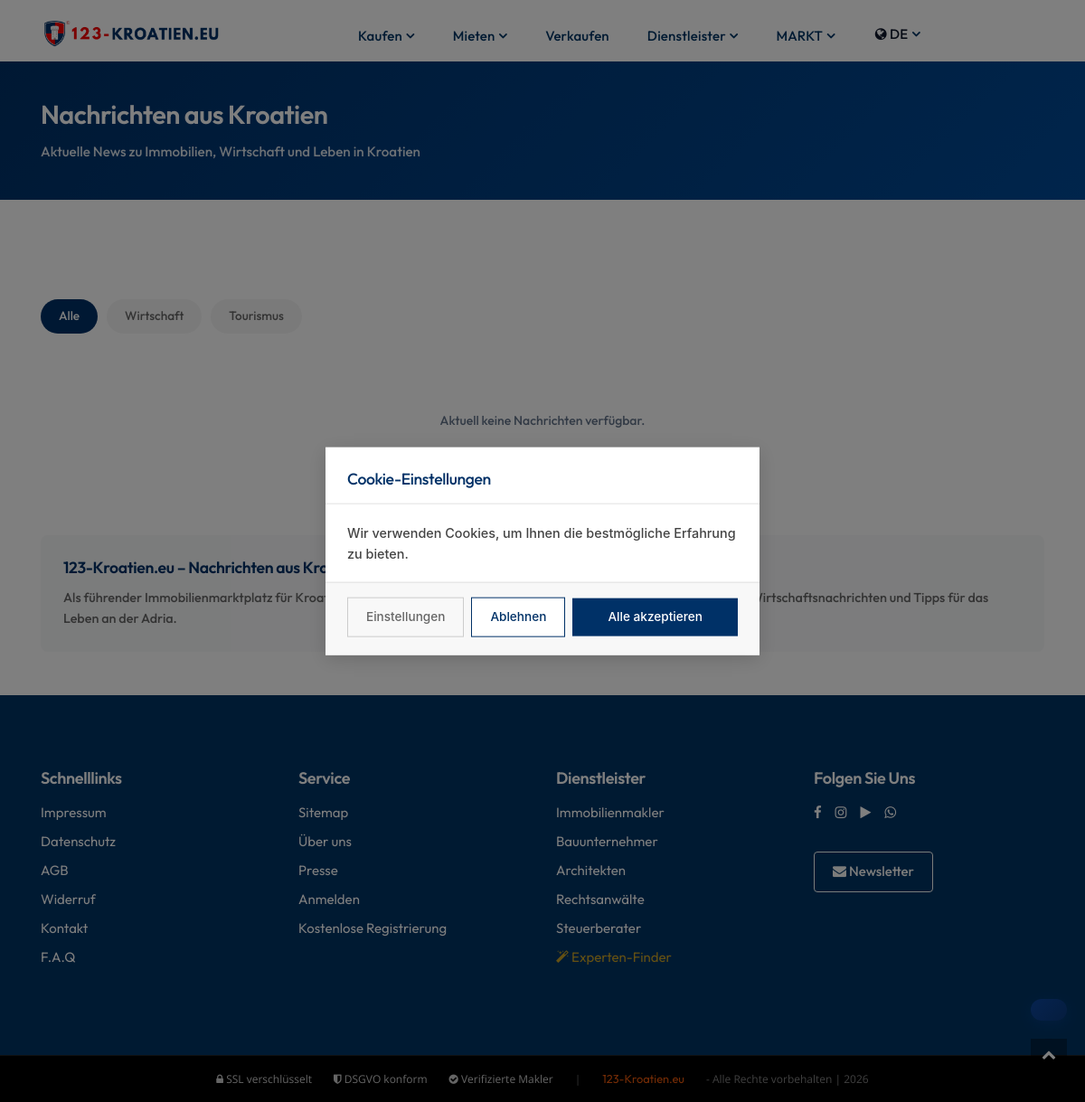
/ge/kroatien/nachrichten/, run on an earlier commit of the app's database.
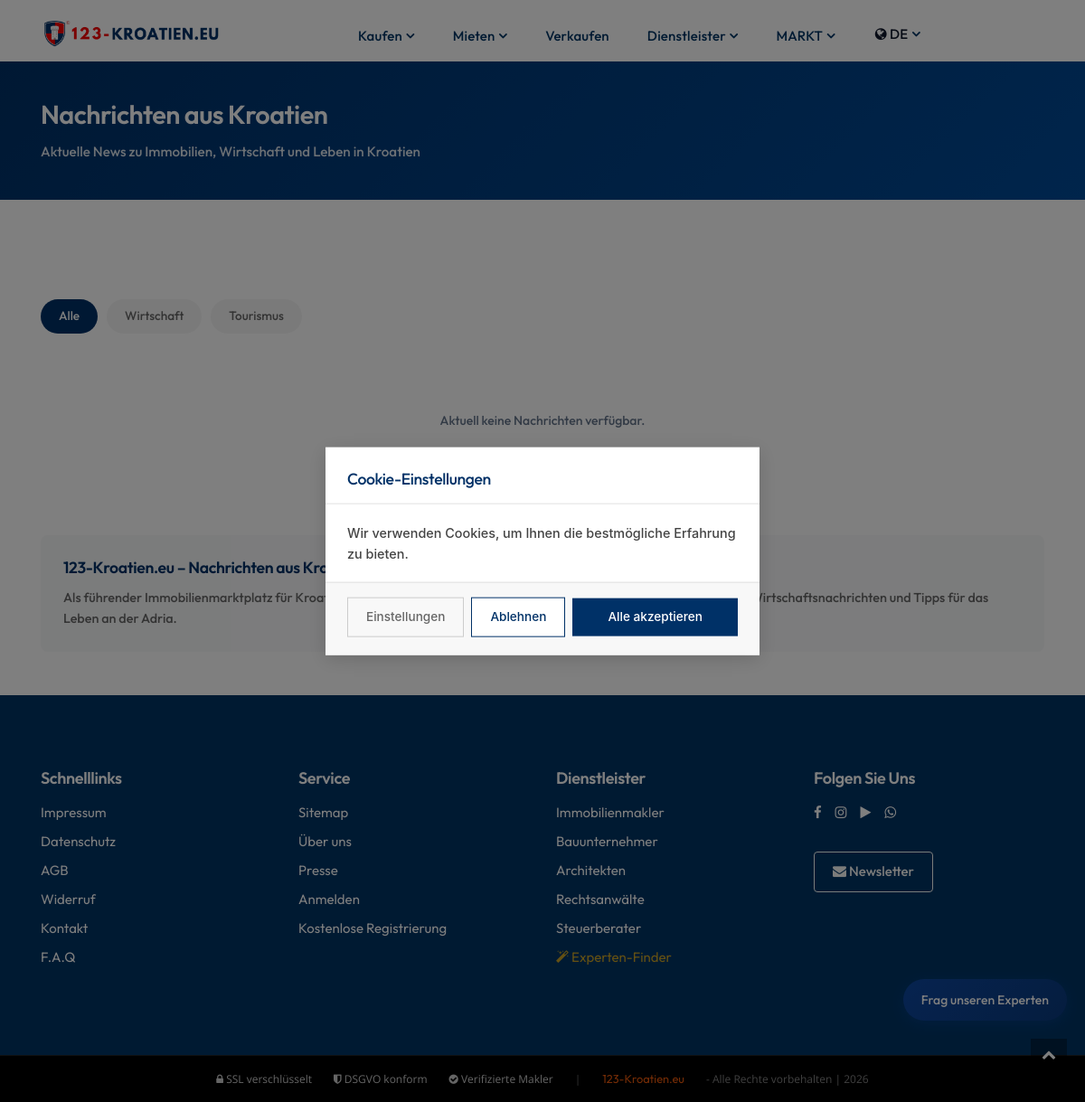
And on a later commit of the database.
### pages/models.py (models this page shows)
class Translation(models.Model):
    PAGES = (
        ('home', 'home'),
        ('about', 'about'),
        ('listings', 'listings'),
        ('property details', 'property details'),
        ('blog', 'blog'),
        ('blog details', 'blog details'),
        ('contact', 'contact'),
        ('privacy', 'privacy'),
        ('navbar', 'navbar'),
        ('add-property', 'add-property'),
        ('profile', 'profile'),
        ('footer', 'footer'),
        ('login', 'login'),
        ('signup', 'signup'),
        ('faq', 'faq'),
        ('forget-password', 'forget-password'),
        ('reset-password', 'reset-password')
    )
    name = models.CharField(max_length=255, unique=True)
    page = models.CharField(max_length=50, choices=PAGES)
    english_content = models.TextField(blank=True)
    german_content = models.TextField(blank=True)
    french_content = models.TextField(blank=True)
    greek_content = models.TextField(blank=True)
    croatian_content = models.TextField(blank=True)
    polish_content = models.TextField(blank=True)
    czech_content = models.TextField(blank=True)
    russian_content = models.TextField(blank=True)
    swedish_content = models.TextField(blank=True)
    norway_content = models.TextField(blank=True)
    slovak_content = models.TextField(blank=True)
    dutch_content = models.TextField(blank=True)
    class Meta:
        ordering = ['name']

### main/views.py (the view, shortened to what this page needs)
def news_page(request, country=None, lang=None):
    if lang is None:
        lang = request.session.get('site_language', 'ge')
    """
    News-Seite mit Kroatien-Nachrichten
    SEO & AI optimiert
    """
    trans = NEWS_TRANSLATIONS.get(lang, NEWS_TRANSLATIONS['ge'])
    news_items = fetch_news_feeds()
    category = request.GET.get('category', 'all')
    if category != 'all':
        news_items = [n for n in news_items if n['category'] == category]
    lang = request.session.get('site_language', 'ge')
    context = {
        'news_items': news_items[:30],  # Max 30 Artikel
        'trans': trans,
        'lang': lang,
        'current_category': category,
        'meta_title': trans['meta_title'],
        'meta_description': trans['meta_description'],
    }
    return render(request, 'main/news.html', context)

### templates/main/news.html (shortened to what this page needs)
{% extends 'include/base.html' %}
{% load static %}
{% block body %}
<div class="news-header">
    <div class="container">
        <h1>{{ trans.title }}</h1>
        <p>{{ trans.subtitle }}</p>
    </div>
</div>
<section class="container pb-5">
    <div class="filter-pills">
        <a href="?category=all" class="filter-pill {% if current_category == 'all' %}active{% endif %}">
            {{ trans.categories.all }}
        </a>
        <a href="?category=general" class="filter-pill {% if current_category == 'general' %}active{% endif %}">
            {{ trans.categories.economy }}
        </a>
        <a href="?category=tourism" class="filter-pill {% if current_category == 'tourism' %}active{% endif %}">
            {{ trans.categories.tourism }}
        </a>
    </div>
    {% if news_items %}
    <div class="news-grid">
        {% for news in news_items %}
        <article class="news-card">
            <div class="news-card-image">
                {% if news.image %}
                <img src="{{ news.image }}" alt="{{ news.title|truncatechars:50 }}" loading="lazy">
                {% else %}
                <span class="flag-placeholder">🇭🇷</span>
                {% endif %}
            </div>
            <div class="news-card-body">
                <h3 class="news-card-title">{{ news.title|truncatechars:80 }}</h3>
                {% if news.description %}
                <p class="news-card-excerpt">{{ news.description|striptags|truncatechars:120 }}</p>
                {% endif %}
                <div class="news-card-footer">
                    <div class="news-card-meta">
                        <span class="source">{{ news.source }}</span><br>
                        <span>{{ news.published|date:"d.m.Y" }}</span>
                    </div>
                    <a href="{{ news.link }}" target="_blank" rel="noopener" class="news-card-link">
                        {{ trans.read_more }} →
                    </a>
                </div>
            </div>
        </article>
        {% endfor %}
    </div>
    {% else %}
    <div class="no-news">
        <p>{{ trans.no_news }}</p>
    </div>
    {% endif %}
    <div class="seo-footer">
        <h2>123-Kroatien.eu – {{ trans.title }}</h2>
        <p>
            {% if lang == 'ge' %}
            Als führender Immobilienmarktplatz für Kroatien informieren wir Sie über aktuelle Entwicklungen am Immobilienmarkt, Wirtschaftsnachrichten und Tipps für das Leben an der Adria.
            {% elif lang == 'en' %}
            As the leading real estate marketplace for Croatia, we keep you informed about current developments in the property market, economic news and tips for life on the Adriatic.
            {% elif lang == 'hr' %}
            Kao vodeće tržište nekretnina za Hrvatsku, informiramo vas o aktualnim zbivanjima na tržištu nekretnina, ekonomskim vijestima i savjetima za život na Jadranu.
            {% else %}
            123-Kroatien.eu - Your real estate marketplace for Croatia.
            {% endif %}
        </p>
    </div>
</section>
{% endblock %}

### templates/include/base.html (shortened to what this page needs)
<!DOCTYPE html>
{% load static %}
{% load i18n %}
<html>
<head>
    <link href="{% static 'css/styles.css' %}" rel="stylesheet" type="text/css">
    <link href="{% static 'css/custom.css' %}" rel="stylesheet" type="text/css">
    <link href="{% static 'css/modern-theme.css' %}" rel="stylesheet" type="text/css">
    <link rel="stylesheet" href="https://cdnjs.cloudflare.com/ajax/libs/font-awesome/4.7.0/css/font-awesome.min.css">
</head>
<body>
        <nav class="navbar navbar-nav navbar-hover navbar-expand-lg navbar-soft">
            <div class="container">
                <a class="navbar-brand" href="/">
                    <img src="{% static 'images/logo-black2.png' %}" alt="logo" class="img-fluid" style="width: 270px;">
                </a>
                <div class="collapse navbar-collapse" id="main_nav99">
                    <ul class="navbar-nav mx-auto">
                        <li class="nav-item dropdown">
                            <a class="nav-link active dropdown-toggle" href="" data-toggle="dropdown">{{ nav_buy }}</a>
                        </li>
                        <li class="nav-item dropdown">
                            <a class="nav-link active dropdown-toggle" href="" data-toggle="dropdown">{{ nav_rent }}</a>
                        </li>
                        <li class="nav-item">
                            <a class="nav-link active" href="{% url 'main:owner' %}">{{ nav_sell }}</a>
                        </li>
                        <li class="nav-item dropdown">
                            <a class="nav-link active dropdown-toggle" href="#" data-toggle="dropdown">{{ nav_services }}</a>
                        </li>
                        <li class="nav-item dropdown">
                            <a class="nav-link active dropdown-toggle" href="#" data-toggle="dropdown">{{ nav_market }}</a>
                        </li>
                        <li class="nav-item dropdown">
                            <a class="nav-link dropdown-toggle" href="#" data-toggle="dropdown">
                                <i class="fa fa-globe"></i> {% if language == 'ge' %}DE{% elif language == 'en' %}EN{% elif language == 'hr' %}HR{% elif language == 'fr' %}FR{% elif language == 'pl' %}PL{% elif language == 'cz' %}CZ{% elif language == 'ru' %}RU{% elif language == 'gr' %}GR{% elif language == 'sw' %}SW{% elif language == 'no' %}NO{% elif language == 'sk' %}SK{% elif language == 'nl' %}NL{% else %}DE{% endif %}
                            </a>
                        </li>
                    </ul>
                </div>
            </div>
        </nav>
        {% block body %}
        {% endblock body%}
        {% include 'include/footer.html' %}
        <a href="javascript:" id="return-to-top"><i class="fa fa-chevron-up"></i></a>
        {% include "chatbot_widget.html" %}
    {% include "include/cookie_banner.html" %}
    </body>
</html>

### templates/include/footer.html
{% load static %}
<footer>
    <div class="myFooterBg wrapper__footer">
        <div class="container">
            <div class="row">
                <div class="col-md-3">
                    <div class="widget__footer">
                        <h4 class="footer-title">{{Quick_Links}}</h4>
                        <ul class="list-unstyled footer-links">
                            <li><a href="{% url 'main:imprint' %}" class="text-white">{{Imprint}}</a></li>
                            <li><a href="{% url 'main:data-protection' %}" class="text-white">{{PrivacyPolicy}}</a></li>
                            <li><a href="{% url 'main:agb' %}" class="text-white">{{TermsConditions}}</a></li>
                            <li><a href="{% url 'main:cancellation-policy' %}" class="text-white">{{Withdrawal}}</a></li>
                            <li><a href="{% url 'main:contact' %}" class="text-white">{{Contact}}</a></li>
                            <li><a href="{% url 'main:faq' %}" class="text-white">{{nav_faq}}</a></li>
                        </ul>
                    </div>
                </div>
                <div class="col-md-3">
                    <div class="widget__footer">
                        <h4 class="footer-title">{{Service}}</h4>
                        <ul class="list-unstyled footer-links">
                            <li><a href="{% url 'main:sitemap' %}" class="text-white">{{Sitemap}}</a></li>
                            <li><a href="{% url 'main:about' %}" class="text-white">{{ nav_about }}</a></li>
                            <li><a href="{% url 'main:blog-single-1' %}" class="text-white">{{Press}}</a></li>
                            {% if user.is_authenticated %}
                            <li><a href="#" class="text-white"><i class="fa fa-user"></i> {{ user.username }}</a></li>
                            {% if user.is_authenticated %}
                            {% if user.professional.professional_type == 'real_estate_agent' or user.professional.professional_type == 'construction_company' %}<li><a href="{% url 'main:makler_dashboard' %}" class="text-white"><i class="fa fa-building"></i> Makler-Portal</a></li>{% elif user.professional %}<li><a href="{% url 'professional_portal:dashboard' %}" class="text-white"><i class="fa fa-briefcase"></i> Mein Portal</a></li>{% endif %}
                            {% endif %}
                            <li><a href="{% url 'account:logout' %}" class="text-white">{{ nav_logout }}</a></li>
                            {% else %}
                            <li><a href="{% url 'account:login' %}" class="text-white">{{Login}}</a></li>
                            <li><a href="{% if language == 'hr' %}/hr/hrvatska/postanite-partner/{% else %}/ge/kroatien/partner-werden/{% endif %}" class="text-white">{{FreeRegistration}}</a></li>
                            {% endif %}
                        </ul>
                    </div>
                </div>
                <div class="col-md-3">
                    <div class="widget__footer">
                        <h4 class="footer-title">{{footer_services}}</h4>
                        <ul class="list-unstyled footer-links">
                            <li><a href="/{{ language }}/{{ country_name }}/{{ url_realtor }}/" class="text-white">{{dropdown_realtor}}</a></li>
                            <li><a href="/{{ language }}/{{ country_name }}/{{ url_contractor }}/" class="text-white">{{dropdown_contractor}}</a></li>
                            <li><a href="/{{ language }}/{{ country_name }}/{{ url_architect }}/" class="text-white">{{dropdown_architect}}</a></li>
                            <li><a href="/{{ language }}/{{ country_name }}/{{ url_lawyer }}/" class="text-white">{{dropdown_lawyer}}</a></li>
                            <li><a href="/{{ language }}/{{ country_name }}/{{ url_tax_advisor }}/" class="text-white">{{dropdown_tax_advisor}}</a></li>
                            <li><a href="/{{ language }}/{{ url_experten_finder }}/" class="text-white" style="color:#c9a227 !important;"><i class="fa fa-magic"></i> {{ experten_finder_label }}</a></li>
                        </ul>
                    </div>
                </div>
                <div class="col-md-3">
                    <div class="widget__footer">
                        <h4 class="footer-title">{{follow_us}}</h4>
                        <div class="social-icons-row">
                            <a href="https://facebook.com" target="_blank"><i class="fa fa-facebook"></i></a>
                            <a href="https://instagram.com" target="_blank"><i class="fa fa-instagram"></i></a>
                            <a href="https://tiktok.com" target="_blank"><i class="fa fa-play"></i></a>
                            <a href="https://whatsapp.com" target="_blank"><i class="fa fa-whatsapp"></i></a>
                        </div>
                        <a href="{% url 'main:contact' %}?newsletter=1" class="btn btn-outline-light btn-sm mt-3">
                            <i class="fa fa-envelope"></i> {{newsletter}}
                        </a>
                    </div>
                </div>
            </div>
        </div>
    </div>
    <div class="bg__footer-bottom-v1">
        <div class="container">
            <div class="row" align="center">
                <div class="col-md-12">
                    <div style="display: flex; justify-content: center; align-items: center; flex-wrap: wrap; gap: 1.5rem; font-size: 0.8rem;"><span style="color: rgba(255,255,255,0.8);"><i class="fa fa-lock"></i> SSL verschlüsselt</span><span style="color: rgba(255,255,255,0.8);"><i class="fa fa-shield"></i> DSGVO konform</span><span style="color: rgba(255,255,255,0.8);"><i class="fa fa-check-circle"></i> Verifizierte Makler</span><span style="color: rgba(255,255,255,0.4);">|</span><a href="#" style="color: #E41F0E;">123-Kroatien.eu</a><span style="color: rgba(255,255,255,0.5);"> - Alle Rechte vorbehalten | 2026</span></div>
                </div>
            </div>
        </div>
    </div>
</footer>

### templates/chatbot_widget.html (shortened to what this page needs)
<div id="chatbot-widget">
    <button id="chatbot-toggle" onclick="toggleChatbot()">{{chatbot_button_text}}</button>
</div>

### templates/include/cookie_banner.html (shortened to what this page needs)
<div id="cookieBanner" class="cookie-banner" style="display: none;">
  <div class="cookie-modal">
    <div class="cookie-header">
      <h3>{{ cookie_title }}</h3>
    </div>
    <div class="cookie-body">
      <p>{{ cookie_text }}</p>
    </div>
    <div class="cookie-footer">
      <div class="cookie-buttons-main" id="cookieButtonsMain">
        <button class="cookie-btn cookie-btn-settings" onclick="toggleCookieSettings()">{{ cookie_settings }}</button>
        <button class="cookie-btn cookie-btn-reject" onclick="rejectCookies()">{{ cookie_reject }}</button>
        <button class="cookie-btn cookie-btn-accept" onclick="acceptAllCookies()">{{ cookie_accept }}</button>
      </div>
    </div>
  </div>
</div>

What changed in the data, as far as the page shows it:
added Translation: german_content "Frag unseren Experten"
